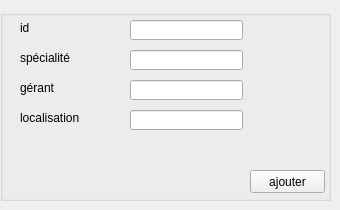
        <widget class="QWidget" name="tab_12">
         <attribute name="title">
          <string>nouveau depp</string>
         </attribute>
         <widget class="QLabel" name="label_23">
          <property name="geometry">
           <rect>
            <x>20</x>
            <y>20</y>
            <width>61</width>
            <height>16</height>
           </rect>
          </property>
          <property name="text">
           <string>id</string>
          </property>
         </widget>
         <widget class="QLabel" name="label_24">
          <property name="geometry">
           <rect>
            <x>20</x>
            <y>80</y>
            <width>61</width>
            <height>16</height>
           </rect>
          </property>
          <property name="text">
           <string>gérant</string>
          </property>
         </widget>
         <widget class="QLabel" name="label_25">
          <property name="geometry">
           <rect>
            <x>20</x>
            <y>50</y>
            <width>61</width>
            <height>16</height>
           </rect>
          </property>
          <property name="text">
           <string>spécialité</string>
          </property>
         </widget>
         <widget class="QLabel" name="label_26">
          <property name="geometry">
           <rect>
            <x>20</x>
            <y>110</y>
            <width>61</width>
            <height>16</height>
           </rect>
          </property>
          <property name="text">
           <string>localisation</string>
          </property>
         </widget>
         <widget class="QGroupBox" name="groupBox_8">
          <property name="geometry">
           <rect>
            <x>0</x>
            <y>10</y>
            <width>331</width>
            <height>191</height>
           </rect>
          </property>
          <property name="title">
           <string/>
          </property>
          <widget class="QPushButton" name="pb_ajouter_depp_2">
           <property name="geometry">
            <rect>
             <x>250</x>
             <y>160</y>
             <width>75</width>
             <height>23</height>
            </rect>
           </property>
           <property name="text">
            <string>ajouter</string>
           </property>
          </widget>
          <widget class="QLineEdit" name="le_id_dep_3">
           <property name="geometry">
            <rect>
             <x>130</x>
             <y>10</y>
             <width>113</width>
             <height>20</height>
            </rect>
           </property>
          </widget>
          <widget class="QLineEdit" name="le_spec_3">
           <property name="geometry">
            <rect>
             <x>130</x>
             <y>40</y>
             <width>113</width>
             <height>20</height>
            </rect>
           </property>
          </widget>
          <widget class="QLineEdit" name="le_gerant_3">
           <property name="geometry">
            <rect>
             <x>130</x>
             <y>70</y>
             <width>113</width>
             <height>20</height>
            </rect>
           </property>
          </widget>
          <widget class="QLineEdit" name="le_local_3">
           <property name="geometry">
            <rect>
             <x>130</x>
             <y>100</y>
             <width>113</width>
             <height>20</height>
            </rect>
           </property>
          </widget>
         </widget>
        </widget>
